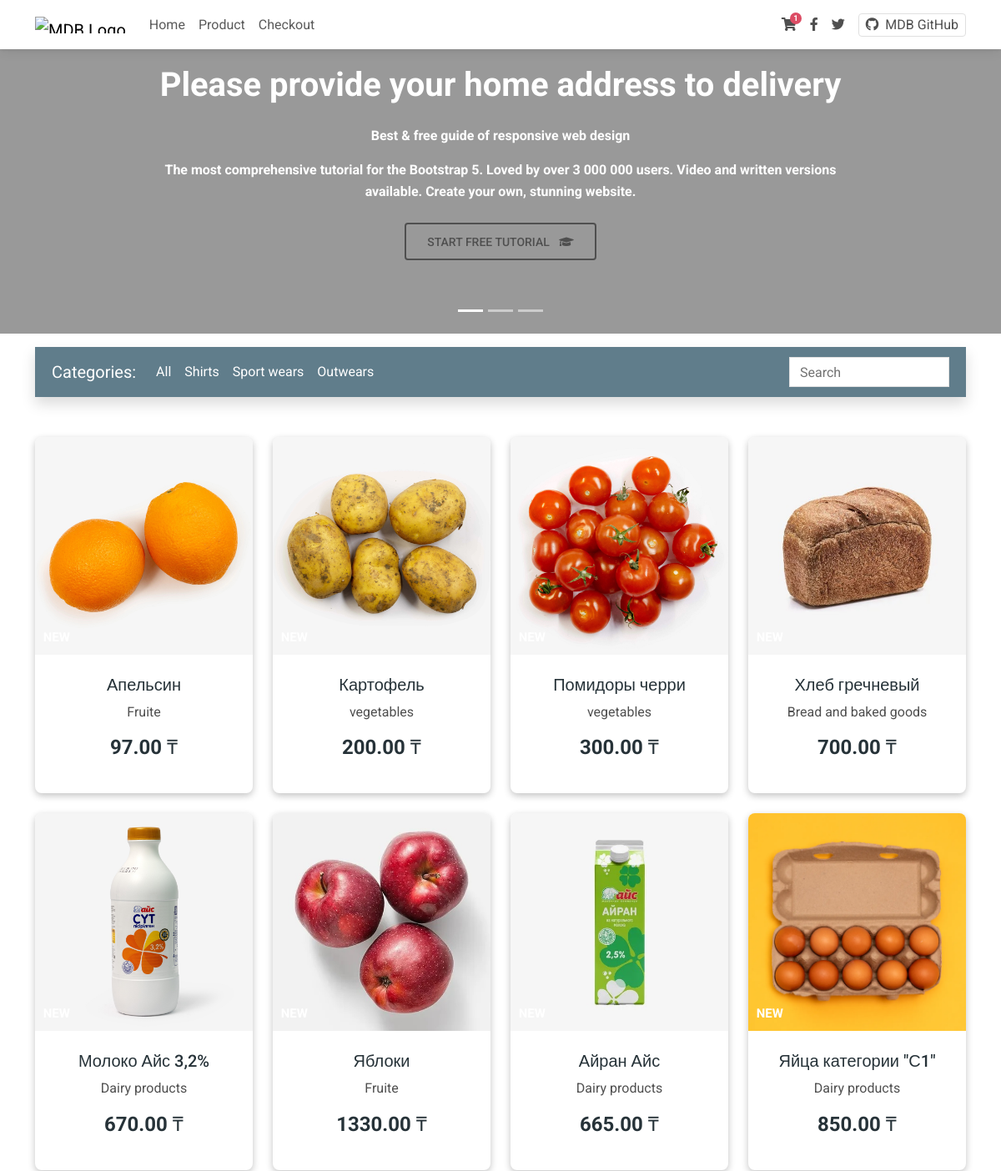
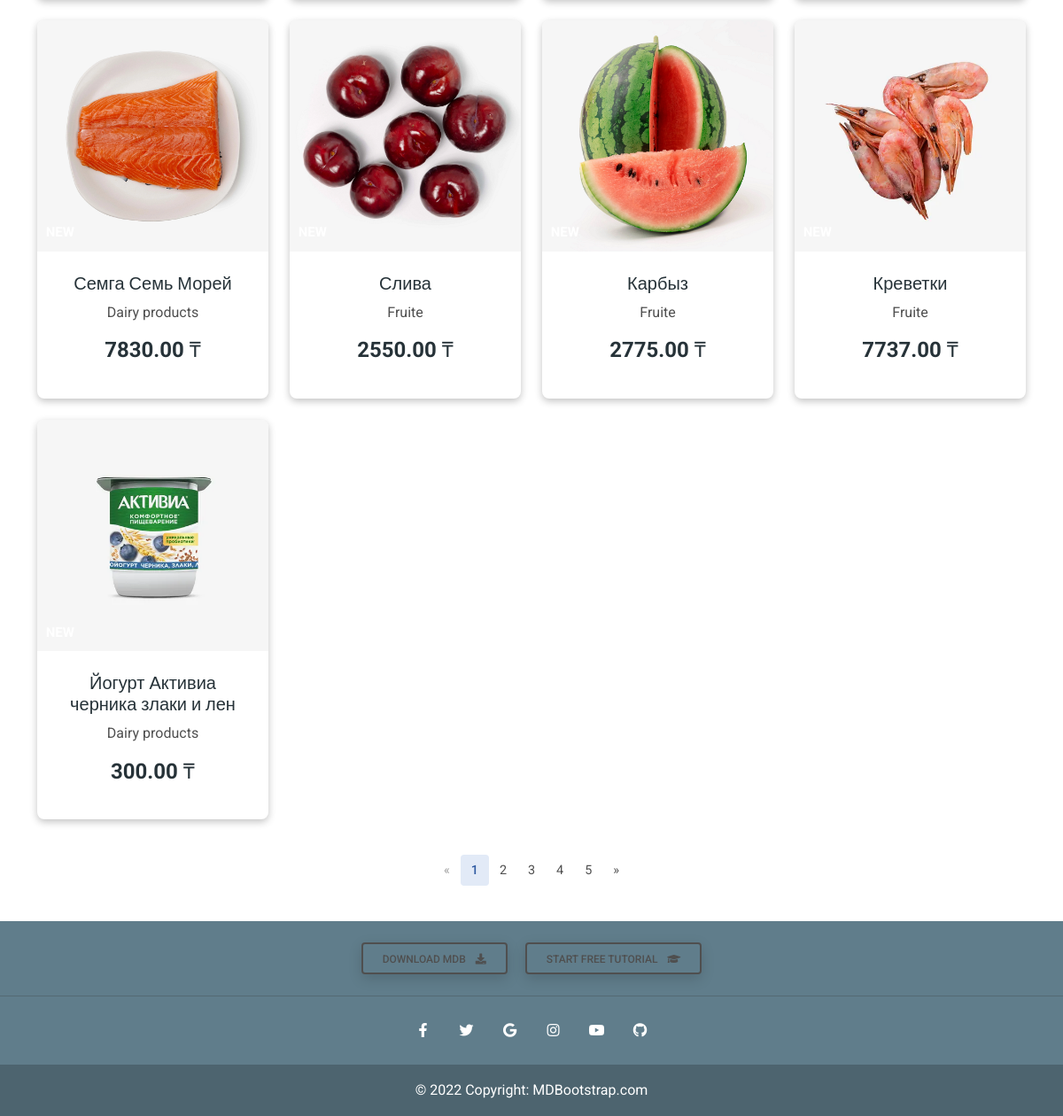
The page / on the database its author committed (2 pictures, top to bottom).
### djecommerce/models.py (models this page shows, shortened)
class Item(models.Model):
    title = models.CharField(max_length=100)
    title_full = models.CharField(max_length=8128)
    price = models.DecimalField(max_digits=10, decimal_places=2, default=0)
    discount_price = models.DecimalField(max_digits=10, decimal_places=2,blank=True, null=True)
    category = models.CharField(choices=CATEGORY_CHOICES, max_length=2)
    label = models.CharField(choices=LABEL_CHOICES, max_length=1)
    imgsrc = models.CharField(max_length=8128)
    slug = models.SlugField()
    description = models.TextField()
    def get_absolute_url(self):
        return reverse("core:product", kwargs={
            'slug': self.slug
        })

### djecommerce/views.py (the view)
# urls.py: path('', HomeView.as_view(), name='home'),
class HomeView(ListView):
    model = Item
    template_name = "home-page.html"

### djecommerce/templates/home-page.html (shortened to what this page needs)
{% load static %}
<!DOCTYPE html>
<html lang="en">
<head>
    <link rel="stylesheet" href="https://use.fontawesome.com/releases/v5.11.2/css/all.css" />
    <link rel="stylesheet" href="{% static 'css/mdb.min.css' %}" />
    <link rel="stylesheet" href="{% static 'css/style.css' %}" />
</head>
<body>
<nav class="navbar fixed-top navbar-expand-lg navbar-light bg-white">
  <div class="container">
    <div class="collapse navbar-collapse" id="navbarSupportedContent1">
      <a class="navbar-brand mt-2 mt-sm-0" href="https://mdbootstrap.com/">
        <img
          src="https://mdbcdn.b-cdn.net/img/logo/mdb-transaprent-noshadows.webp"
          height="20"
          alt="MDB Logo"
          loading="lazy"
        />
      </a>
      <ul class="navbar-nav me-auto mb-2 mb-lg-0">
        <li class="nav-item active">
          <a class="nav-link " href="{% url 'core:home' %}">Home</a>
        </li>
        <li class="nav-item">
          <a class="nav-link" href="">Product</a>
        </li>
        <li class="nav-item">
          <a class="nav-link" href="{% url 'core:checkout' %}">Checkout</a>
        </li>
      </ul>
    </div>
    <div class="d-flex align-items-center">
      <a class="nav-link me-3" href="#">
        <i class="fas fa-shopping-cart"></i>
        <span class="badge rounded-pill badge-notification bg-danger">1</span>
      </a>
      <a class="nav-link me-3" href="#">
        <i class="fab fa-facebook-f"></i>
      </a>
      <a class="nav-link me-3" href="#">
        <i class="fab fa-twitter"></i>
      </a>
      <a href="https://github.com/mdbootstrap/bootstrap-material-design" class="border rounded px-2 nav-link"
              target="_blank">
              <i class="fab fa-github me-2"></i>MDB GitHub
            </a>
    </div>
  </div>
</nav>
<div id="carouselExampleCaptions" class="carousel slide carousel-fade" data-mdb-ride="carousel">
  <div class="carousel-indicators">
    <button
      type="button"
      data-mdb-target="#carouselExampleCaptions"
      data-mdb-slide-to="0"
      class="active"
      aria-current="true"
      aria-label="Slide 1"
    ></button>
    <button
      type="button"
      data-mdb-target="#carouselExampleCaptions"
      data-mdb-slide-to="1"
      aria-label="Slide 2"
    ></button>
    <button
      type="button"
      data-mdb-target="#carouselExampleCaptions"
      data-mdb-slide-to="2"
      aria-label="Slide 3"
    ></button>
  </div>
  <div class="carousel-inner">
    <div class="carousel-item active">
      <div class="mask" style="background-color: rgba(0, 0, 0, 0.4)"></div>
      <div class="carousel-caption d-none d-sm-block mb-5">
        <h1 class="mb-4">
                <strong>Please provide your home address to delivery</strong>
              </h1>
              <p>
                <strong>Best & free guide of responsive web design</strong>
              </p>
              <p class="mb-4 d-none d-md-block">
                <strong>The most comprehensive tutorial for the Bootstrap 5. Loved by over 3 000 000 users. Video and written versions
                  available. Create your own, stunning website.</strong>
              </p>
              <a target="_blank" href="https://mdbootstrap.com/education/bootstrap/" class="btn btn-outline-white btn-lg">Start free tutorial
                <i class="fas fa-graduation-cap ms-2"></i>
              </a>
      </div>
    </div>
  </div>
  <button class="carousel-control-prev" type="button" data-mdb-target="#carouselExampleCaptions" data-mdb-slide="prev">
    <span class="carousel-control-prev-icon" aria-hidden="true"></span>
  </button>
  <button class="carousel-control-next" type="button" data-mdb-target="#carouselExampleCaptions" data-mdb-slide="next">
    <span class="carousel-control-next-icon" aria-hidden="true"></span>
  </button>
</div>
<main>
<div class="container">
<nav class="navbar navbar-expand-lg navbar-dark mt-3 mb-5 shadow p-2" style="background-color: #607D8B">
  <div class="container-fluid">
    <a class="navbar-brand" href="#">Categories:</a>
    <div class="collapse navbar-collapse" id="navbarSupportedContent2">
      <ul class="navbar-nav me-auto mb-2 mb-lg-0">
        <li class="nav-item acitve">
          <a class="nav-link text-white" href="#">All</a>
        </li>
        <li class="nav-item">
              <a class="nav-link text-white" href="#">Shirts</a>
            </li>
            <li class="nav-item">
              <a class="nav-link text-white" href="#">Sport wears</a>
            </li>
            <li class="nav-item">
              <a class="nav-link text-white" href="#">Outwears</a>
            </li>
      </ul>
      <form class="w-auto py-1" style="max-width: 12rem">
        <input type="search" class="form-control rounded-0" placeholder="Search" aria-label="Search">
      </form>
    </div>
  </div>
</nav>
  <section>
  <div class="text-center">
    <div class="row">
      {% for item in object_list %}
      <div class="col-lg-3 col-md-6 mb-4">
        <div class="card">
          <div class="bg-image hover-zoom ripple ripple-surface ripple-surface-light"
            data-mdb-ripple-color="light">
            <img src="{% static item.imgsrc %}"
              class="w-100" />
            <a href="{{ item.get_absolute_url }}">
              <div class="mask">
                <div class="d-flex justify-content-start align-items-end h-100">
                  <h5><span class="badge badge-pill {{ item.get_label_display }}-color">NEW</span></h5>
                </div>
              </div>
            </a>
          </div>
          <div class="card-body">
            <a href="{{ item.get_absolute_url }}" class="text-reset">
              <h5 class="card-title mb-2">{{ item.title_full }}</h5>
            </a>
            <a href="" class="text-reset ">
              <p>{{ item.get_category_display }}</p>
            </a>
            <h6 class="mb-3 price">
              <strong>
                {% if item.discount_price %}
                {{ item.discount_price }}
                {% else %}
                {{ item.price }}
                {% endif %}
              </strong>
               ₸</h6>
          </div>
        </div>
      </div>
      {% endfor %}
  </div>
</section>
  <nav aria-label="Page navigation example" class="d-flex justify-content-center mt-3">
  <ul class="pagination">
    <li class="page-item disabled">
      <a class="page-link" href="#" aria-label="Previous">
        <span aria-hidden="true">&laquo;</span>
      </a>
    </li>
    <li class="page-item active"><a class="page-link" href="#">1</a></li>
    <li class="page-item"><a class="page-link" href="#">2</a></li>
    <li class="page-item"><a class="page-link" href="#">3</a></li>
    <li class="page-item"><a class="page-link" href="#">4</a></li>
    <li class="page-item"><a class="page-link" href="#">5</a></li>
    <li class="page-item">
      <a class="page-link" href="#" aria-label="Next">
        <span aria-hidden="true">&raquo;</span>
      </a>
    </li>
  </ul>
</nav>
</div>
</main>
<footer class="text-center text-white mt-4" style="background-color: #607D8B">
    <div class="pt-4 pb-2">
      <a class="btn btn-outline-white footer-cta mx-2" href="https://mdbootstrap.com/docs/jquery/getting-started/download/" target="_blank" role="button">Download MDB
        <i class="fas fa-download ms-2"></i>
      </a>
      <a class="btn btn-outline-white footer-cta mx-2" href="https://mdbootstrap.com/education/bootstrap/" target="_blank" role="button">Start free tutorial
        <i class="fas fa-graduation-cap ms-2"></i>
      </a>
    </div>
  <hr class="text-dark">
  <div class="container">
    <section class="mb-3">
      <a
        class="btn-link btn-floating btn-lg text-white"
        href="#!"
        role="button"
        data-mdb-ripple-color="dark"
        ><i class="fab fa-facebook-f"></i
      ></a>
      <a
        class="btn-link btn-floating btn-lg text-white"
        href="#!"
        role="button"
        data-mdb-ripple-color="dark"
        ><i class="fab fa-twitter"></i
      ></a>
      <a
        class="btn-link btn-floating btn-lg text-white"
        href="#!"
        role="button"
        data-mdb-ripple-color="dark"
        ><i class="fab fa-google"></i
      ></a>
      <a
        class="btn-link btn-floating btn-lg text-white"
        href="#!"
        role="button"
        data-mdb-ripple-color="dark"
        ><i class="fab fa-instagram"></i
      ></a>
      <a
        class="btn-link btn-floating btn-lg text-white"
        href="#!"
        role="button"
        data-mdb-ripple-color="dark"
        ><i class="fab fa-youtube"></i
      ></a>
      <a
        class="btn-link btn-floating btn-lg text-white"
        href="#!"
        role="button"
        data-mdb-ripple-color="dark"
        ><i class="fab fa-github"></i
      ></a>
    </section>
  </div>
  <div class="text-center p-3" style="background-color: rgba(0, 0, 0, 0.2); text-color: #E0E0E0">
    © 2022 Copyright:
    <a class="text-white" href="https://mdbootstrap.com/">MDBootstrap.com</a>
  </div>
</footer>
</body>
</html>

### djecommerce/static/css/style.css (style rules this page uses)
.carousel-item { height: 50vh; }
.card { box-shadow: rgba(0, 0, 0, 0.24) 0px 3px 8px; }
.footer-cta { box-shadow: rgba(0, 0, 0, 0.15) 0px 5px 15px; }
.price { color: #263238; font-size: 24px; }
.card-title { color:#263238 }

### rows shown on the page
Item: title_full "Апельсин", category "Fruite", discount_price "97.00"
Item: title_full "Картофель", category "vegetables", price "200.00"
Item: title_full "Помидоры черри", category "vegetables", price "300.00"
Item: title_full "Хлеб гречневый", category "Bread and baked goods", price "700.00"
Item: title_full "Молоко Айс 3,2%", category "Dairy products", price "670.00"
Item: title_full "Яблоки", category "Fruite", price "1330.00"
Item: title_full "Айран Айс", category "Dairy products", price "665.00"
Item: title_full "Яйца категории \"С1\"", category "Dairy products", price "850.00"
Item: title_full "Семга Семь Морей", category "Dairy products", price "7830.00"
Item: title_full "Слива", category "Fruite", price "2550.00"
Item: title_full "Карбыз", category "Fruite", price "2775.00"
Item: title_full "Креветки", category "Fruite", price "7737.00"
Item: title_full "Йогурт Активиа черника злаки и лен", category "Dairy products", price "300.00"
